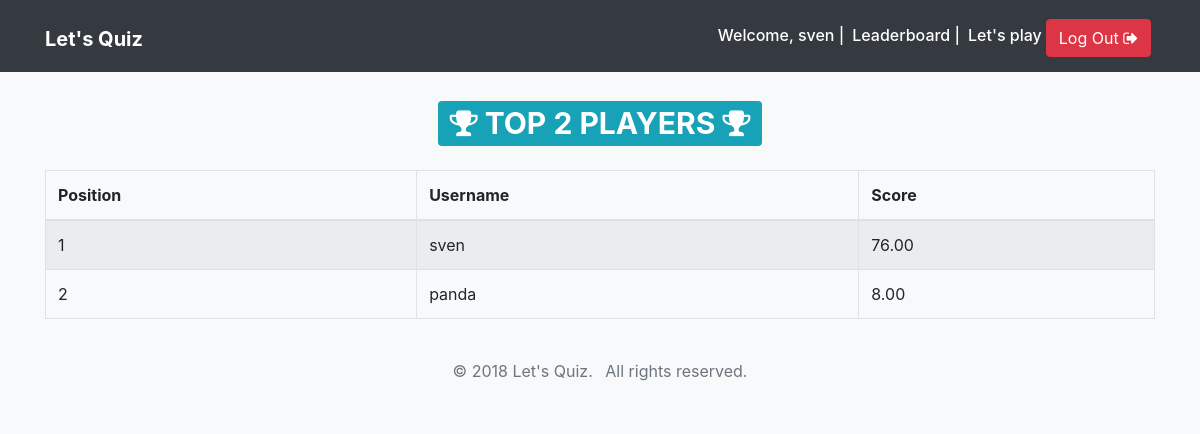
Page /leaderboard/ (signed in) on the committed database.
### quiz/models.py (models this page shows, shortened)
class QuizProfile(TimeStampedModel):
    user = models.OneToOneField(User, on_delete=models.CASCADE)
    total_score = models.DecimalField(_('Total Score'), default=0, decimal_places=2, max_digits=10)

### quiz/views.py (the view)
# urls.py: url(r'^leaderboard/$', views.leaderboard, name='leaderboard'),
def leaderboard(request):
    top_quiz_profiles = QuizProfile.objects.order_by('-total_score')[:500]
    total_count = top_quiz_profiles.count()
    context = {
        'top_quiz_profiles': top_quiz_profiles,
        'total_count': total_count,
    }
    return render(request, 'quiz/leaderboard.html', context=context)

### templates/quiz/leaderboard.html (shortened to what this page needs)
{% extends 'base.html' %}
{% block content %}
<div class="container">
    <h1 class="text-center my-4"><span class="badge badge-info"><i class="fa fa-trophy" aria-hidden="true"></i> TOP {{ total_count }} PLAYERS <i class="fa fa-trophy" aria-hidden="true"></i></span></h1>
    <table class="table table-striped table-bordered">
        <thead>
            <tr>
                <th>Position</th>
                <th>Username</th>
                <th>Score</th>
            </tr>
        </thead>
        <tbody>
            {% for quiz_profile in top_quiz_profiles %}
            <tr>
                <td>{{ forloop.counter }}</td>
                <td>{{ quiz_profile.user.username }}</td>
                <td>{{ quiz_profile.total_score }}</td>
            </tr>
            {% endfor %}
        </tbody>
    </table>
</div>
{% endblock content %}

### templates/base.html (shortened to what this page needs)
{% load static %}
<!doctype html>
<html lang="en">
<head>
    <link rel="stylesheet" href="https://maxcdn.bootstrapcdn.com/bootstrap/4.0.0-beta.2/css/bootstrap.min.css">
    <link rel="stylesheet" href="https://maxcdn.bootstrapcdn.com/font-awesome/4.7.0/css/font-awesome.min.css">
    <link rel="stylesheet" href="https://maxcdn.bootstrapcdn.com/font-awesome/4.7.0/css/font-awesome.min.css">
    <link rel="stylesheet" href="{% static 'css/main.css' %}">
</head>
<body class="bg-light">
    <nav class="navbar navbar-expand-md navbar-dark bg-dark">
        <div class="container">
            <h1><a href="{% url 'quiz:home' %}" class="navbar-brand">
            <strong>Let's Quiz</strong></a></h1>
            <div class="collapse navbar-collapse justify-content-end " id="navbar">
                {% if not request.user.is_active %}
                <a href="{% url 'quiz:leaderboard' %}" class="btn btn-info mt-1 mx-1">Leaderboard</a>
                <a href="{% url 'quiz:login' %}" class="btn btn-info mt-1"><i class="fa fa-sign-in" aria-hidden="true"></i> Log In</a>
                {% else %}
                <h6 class="text-white mt-2 mr-2">Welcome, {{ request.user.username }} | </h6>
                <h6 class="text-white mt-2 mr-2"><a href="{% url 'quiz:leaderboard' %}" class="text-white">Leaderboard</a> |</h6>
                <h6 class="mt-2"><a href="{% url 'quiz:play' %}" class="text-white">Let's play</a></h6>
                <a href="{% url 'quiz:logout' %}" class="btn btn-danger mt-1 mx-1">Log Out <i class="fa fa-sign-out" aria-hidden="true"></i></a>
                {% endif %}
            </div>
        </div>
    </nav>
    {% block content %}
    {% endblock content %}
    <footer class="bg-light text-muted py-0">
        <div class="container py-4">
            <ul class="list-inline mb-0 text-center">
                <li class="list-inline-item">&copy; 2018 Let's Quiz.</li>
                <li class="list-inline-item">All rights reserved.</li>
            </ul>
        </div>
    </footer>
</body>
</html>

### rows in the picture
QuizProfile: user.username "sven", total_score "76.00"
QuizProfile: user.username "panda", total_score "8.00"

### other values in the picture
{{ request.user.username }} "sven"
{{ total_count }} "2"
